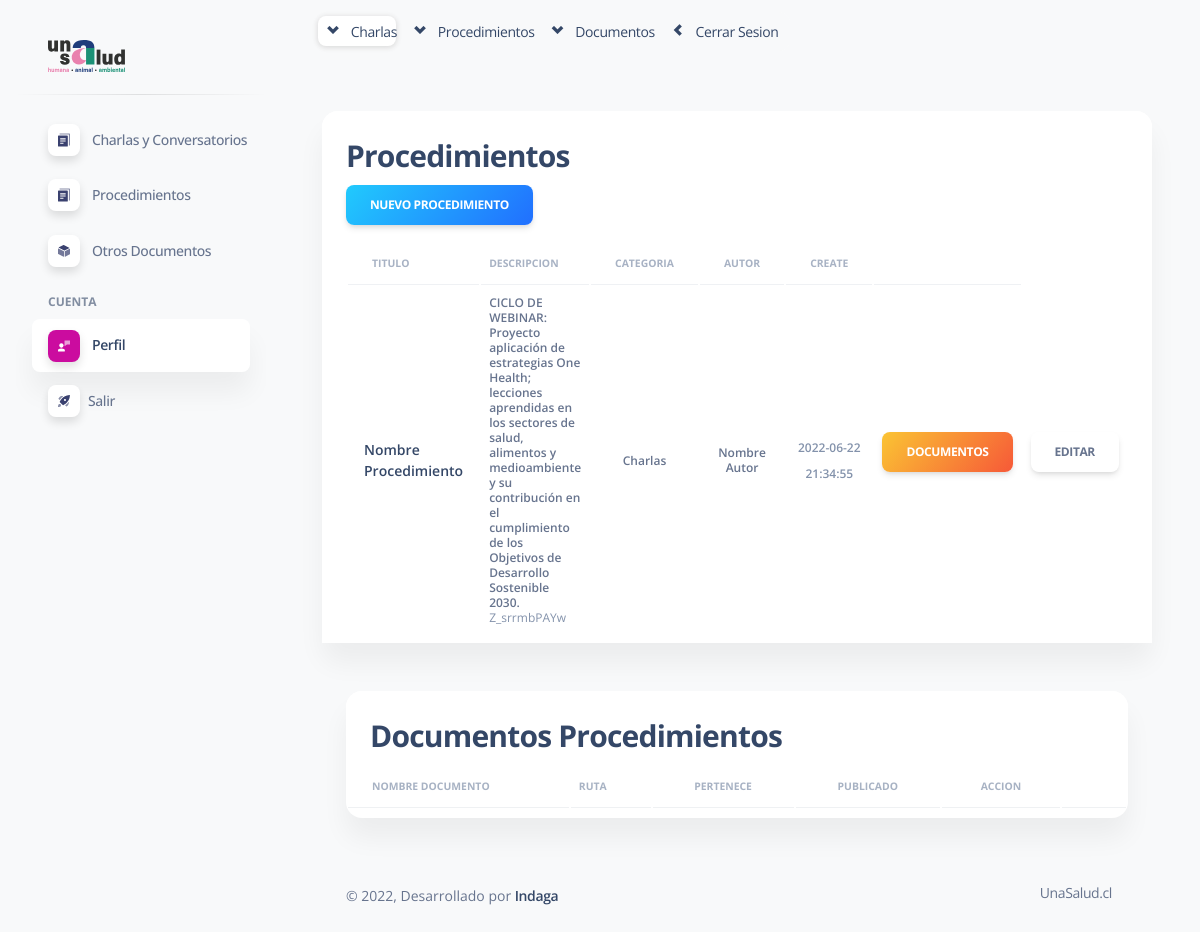
Page /admin/Layout/index.php?page=4 (signed in) on the committed database.
### tables this page shows
CREATE TABLE `procedimientos` (
  `id_proc` int(11) NOT NULL,
  `nombre` varchar(255) NOT NULL,
  `descripcion` text NOT NULL,
  `link_video` varchar(255) NOT NULL,
  `create_at` datetime DEFAULT CURRENT_TIMESTAMP ON UPDATE CURRENT_TIMESTAMP,
  `id_usuario` int(11) NOT NULL,
  `id_categoria` int(11) NOT NULL,
  `autor` varchar(100) NOT NULL,
  `correo` varchar(150) NOT NULL
);

CREATE TABLE `categorias` (
  `id_cat` int(11) NOT NULL,
  `nombre_cat` varchar(150) NOT NULL
);

### admin/Layout/Procedimientos/index.php (the view, shortened to what this page needs)
<?php
include('../Config/Database.php');
?>
<div class="container-fluid py-4">
    <div class="row">
        <div class="col-12">
            <div class="card mb-4">
                <div class="card-header pb-0">
                    <h3>Procedimientos</h3>
                    <a class="btn bg-gradient-info" href="?page=9">Nuevo Procedimiento</a>
                    <div class="card-body px-0 pt-0 pb-2">
                        <div class="table-responsive p-0">
                            <table class="table align-items-center mb-0">
                                <thead>
                                    <tr>
                                        <th class="text-uppercase text-secondary text-xxs font-weight-bolder opacity-7">Titulo</th>
                                        <th class="text-uppercase text-secondary text-xxs font-weight-bolder opacity-7 ps-2">Descripcion</th>
                                        <th class="text-center text-uppercase text-secondary text-xxs font-weight-bolder opacity-7">Categoria</th>
                                        <th class="text-center text-uppercase text-secondary text-xxs font-weight-bolder opacity-7">Autor</th>
                                        <th class="text-center text-uppercase text-secondary text-xxs font-weight-bolder opacity-7">Create</th>
                                        <th class="text-secondary opacity-7"></th>
                                    </tr>
                                </thead>
                                <tbody>
                                    <?php
                                    $query = "SELECT *
                                        FROM procedimientos C
                                        INNER JOIN usuarios U
                                        ON C.id_usuario = U.id_usuario
                                        JOIN categorias CA
                                        ON C.id_categoria = CA.id_cat";
                                    $result_task = mysqli_query($conn, $query);
                                    while ($row = mysqli_fetch_Array($result_task)) {
                                    ?>
                                        <tr>
                                            <td>
                                                <div class="d-flex px-2 py-1">
                                                    <div class="d-flex flex-column justify-content-center">
                                                        <h6 class="mb-0 text-sm"><?php echo $row['nombre'] ?></h6>
                                                    </div>
                                                </div>
                                            </td>
                                            <td>
                                                <p class="text-xs font-weight-bold mb-0"><?php echo $row['descripcion'] ?></p>
                                                <p class="text-xs text-secondary mb-0"><?php echo $row['link_video'] ?></p>
                                            </td>
                                            <td class="align-middle text-center text-sm">
                                                <p class="text-xs font-weight-bold mb-0"><?php echo $row['nombre_cat'] ?></p>
                                            </td>
                                            <td class="align-middle text-center text-sm">
                                                <p class="text-xs font-weight-bold mb-0"><?php echo $row['autor'] ?></p>
                                            </td>
                                            <td class="align-middle text-center">
                                                <span class="text-secondary text-xs font-weight-bold"><?php echo $row['create_at'] ?></span>
                                            </td>
                                            <td class="align-middle">
                                                <form action="Procedimientos/create-doc.php" method="post">
                                                    <input class="btn bg-gradient-warning" type="submit" name="edit" value="Documentos">
                                                </form>
                                            </td>
                                            <td class="align-middle">
                                                <form action="Procedimientos/edit.php" method="post">
                                                    <input class="btn btn-default" type="submit" name="edit" value="Editar">
                                                </form>
                                            </td>
                                        </tr>
                                    <?php
                                    }
                                    ?>
                                </tbody>
                            </table>
                        </div>
                    </div>
                </div>
            </div>
        </div>
    </div>
    <div class="container-fluid py-4">
        <div class="row">
            <div class="col-12">
                <div class="card mb-4">
                    <div class="card-header pb-0">
                        <h3>Documentos Procedimientos</h3>
                    </div>
                    <div class="card-body px-0 pt-0 pb-2">
                        <div class="table-responsive p-0">
                            <table class="table align-items-center mb-0">
                                <thead>
                                    <tr>
                                        <th class="text-uppercase text-secondary text-xxs font-weight-bolder opacity-7">Nombre documento</th>
                                        <th class="text-uppercase text-secondary text-xxs font-weight-bolder opacity-7 ps-2">Ruta</th>
                                        <th class="text-center text-uppercase text-secondary text-xxs font-weight-bolder opacity-7">Pertenece</th>
                                        <th class="text-center text-uppercase text-secondary text-xxs font-weight-bolder opacity-7">Publicado</th>
                                        <th class="text-center text-uppercase text-secondary text-xxs font-weight-bolder opacity-7">Accion</th>
                                        <th class="text-secondary opacity-7"></th>
                                    </tr>
                                </thead>
                            </table>
                        </div>
                    </div>
                </div>
            </div>
        </div>
    </div>

### rows in the picture
procedimientos: nombre "Nombre Procedimiento", descripcion "CICLO DE WEBINAR: Proyecto aplicación de estrategias One Health; lecciones aprendidas en los sectores de salud, alimentos y medioambiente y su contribución en el cumplimiento de los Objetivos de Desarrollo Sostenible 2030.", link_video "Z_srrmbPAYw", id_categoria.nombre_cat "Charlas", autor "Nombre Autor", create_at "2022-06-22 21:34:55"
